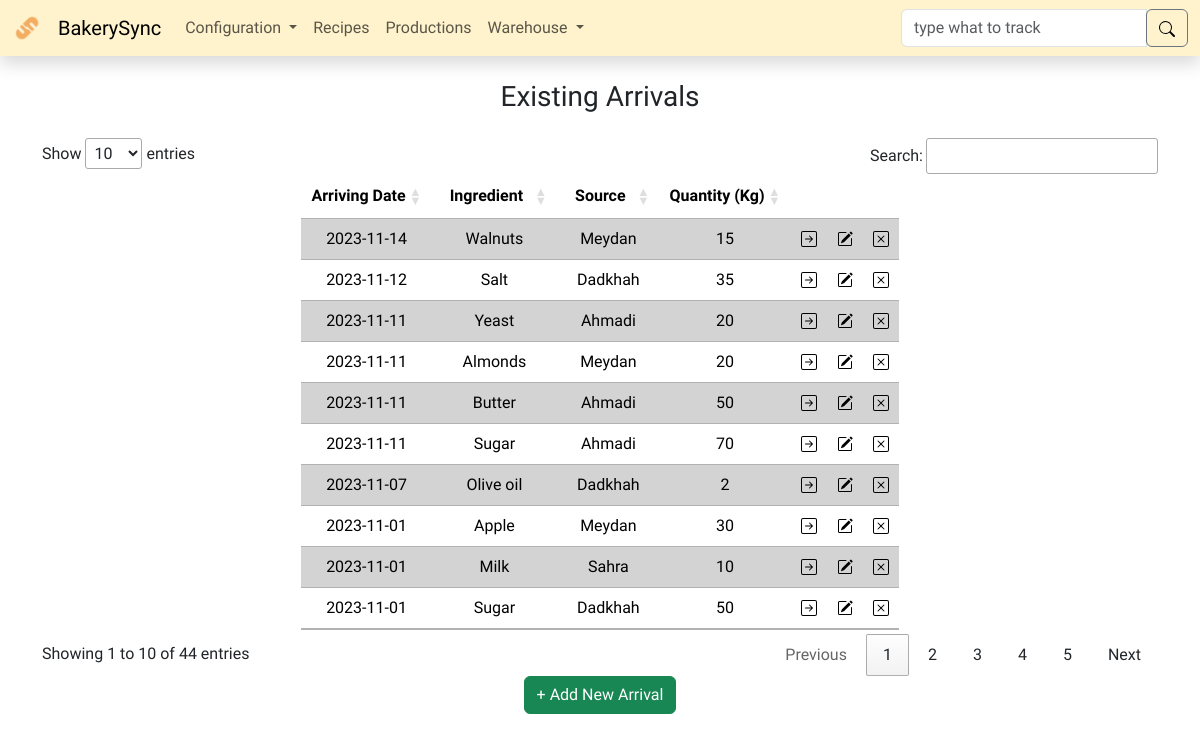
The app's page /arrivals/ with its own data.
### models.py (models this page shows, shortened)
class BaseModel(db.Model):
    __abstract__ = True
    id = db.Column(db.Integer, primary_key=True)

class IngredientArrival(BaseModel):
    type_id = db.Column(db.Integer, db.ForeignKey(
        IngredientType.id), nullable=False)
    source_id = db.Column(db.Integer, db.ForeignKey(Source.id), nullable=False)
    arriving_date = db.Column(db.DateTime, nullable=False)
    quantity = db.Column(db.Integer, nullable=False)
    productions = db.relationship(
        'Production',
        secondary=production_arrival_association,
        back_populates='ingredients'
    )

class IngredientType(BaseModel):
    name = db.Column(db.String(255), unique=True, nullable=False)
    arrivals = db.relationship('IngredientArrival', backref='type')
    recipes = db.relationship(
        'Recipe', secondary=recipe_ingredient_association, back_populates='ingredients')

class Source(BaseModel):
    name = db.Column(db.String(255), unique=True, nullable=False)
    contact_person = db.Column(db.String(255))
    contact_information = db.Column(db.String(255))
    type = db.Column(db.String(255), nullable=False)
    location = db.Column(db.String(255))
    description = db.Column(db.String(255))
    arrivals = db.relationship('IngredientArrival', backref='source')

### routes/arrivals.py (the view)
@arrivals_bp.route('/', methods=['GET', 'POST'])
def arrivals():
    if request.method == 'POST':
        type_id = request.form['type_id']
        source_id = request.form['source_id']
        arriving_date_str = request.form['arriving_date']
        quantity_str = request.form['quantity']
        type = IngredientType.query.filter_by(
            id=type_id).first()
        source = Source.query.filter_by(
            id=source_id).first()
        if type and source:
            try:
                arriving_date = datetime.fromisoformat(arriving_date_str)
                quantity = float(quantity_str)
            except ValueError:
                flash('Invalid date or quantity format', 'danger')
                return redirect(url_for('arrivals.arrivals'))
            except Exception as e:
                flash(f'Error: {str(e)}', 'warning')
                return redirect(url_for('arrivals.arrivals'))
        else:
            flash('Invalid type or source', 'warning')
            return redirect(url_for('arrivals.arrivals'))
        if quantity == 0 or quantity < (-1 * type.stock):
            flash('Quantity is invalid', 'warning')
            return redirect(url_for('arrivals.arrivals'))
        new_arrival = IngredientArrival(
            type_id=type_id,
            source_id=source_id,
            arriving_date=arriving_date,
            quantity=quantity
        )
        try:
            db.session.add(new_arrival)
            db.session.commit()
            flash('New arrival added successfully', 'success')
            return redirect(url_for('arrivals.arrivals'))
        except Exception as e:
            flash(f'Error: {str(e)}', 'warning')
            db.session.rollback()  # Rollback any changes to the database
            return redirect(url_for('arrivals.arrivals'))
    else:
        arrivals = IngredientArrival.query.all()
        itypes = IngredientType.query.order_by(IngredientType.name).all()
        sources = Source.query.order_by(Source.name).all()
        context = {
            'arrivals': arrivals,
            'itypes': itypes,
            'sources': sources
        }
        return render_template('arrivals.html', **context)

### app.py (called while the page is built)
@app.after_request
def after_request(response):
    response.headers["Cache-Control"] = "no-cache, no-store, must-revalidate"
    response.headers["Expires"] = 0
    response.headers["Pragma"] = "no-cache"
    return response

@app.template_filter('escape_html')
def escape_html_filter(s):
    result = ""
    for c in s:
        if c in ["'", '"']:
            result += "\\" + c
        else:
            result += c
    return result

### templates/arrivals.html (shortened to what this page needs)
{% extends "layout.html" %}
{%block main %}
<div class="container mx-auto text-center">
  <h3 class="my-4">Existing Arrivals</h3>
  <table id="arrival_table" class="table table-striped w-auto mx-auto">
    <thead>
      <tr>
        <th>Arriving Date</th>
        <th>Ingredient</th>
        <th>Source</th>
        <th>Quantity (Kg)</th>
        <th></th>
        <th></th>
        <th></th>
      </tr>
    </thead>
    <tbody>
      {% for arrival in arrivals %}
      <tr>
        <td>{{ arrival.arriving_date.strftime('%Y-%m-%d') }}</td>
        <td>{{ arrival.type.name }}</td>
        <td>{{ arrival.source.name }}</td>
        <td>{{ arrival.quantity }}</td>
        <td>
          <form action="{{ url_for('arrivals.track') }}" method="post">
            <input
              type="image"
              src="/static/icons/arrow-right-square.svg"
              alt="track"
              name="arrival_track"
              title="Track this {{ arrival.type.name }} arrival"
            />
          </form>
        </td>
        <td>
          <img
            src="/static/icons/pencil-square.svg"
            alt="edit"
            name="arrival_edit"
            type="button"
            class="edit-arrival"
            title="Edit this {{ arrival.type.name }} arrival"
            data-bs-toggle="offcanvas"
            data-bs-target="#EditCanvas"
            aria-controls="EditCanvas"
            onclick="populateCanvas(
              '{{ arrival.id }}',
              '{{ arrival.type_id }}',
              '{{ arrival.source_id }}',
              '{{ arrival.arriving_date }}',
              '{{ arrival.quantity }}'
            );"
          />
        </td>
        <td>
          <form
            id="del-{{ arrival.id }}"
            action="{{ url_for('arrivals.delete_arrival') }}"
            method="post"
          >
            <img
              src="/static/icons/x-square.svg"
              alt="delete"
              name="source_delete"
              type="submit"
              title="Delete this {{ arrival.type.name }} arrival"
              onclick="return confirmDelete('del-{{ arrival.id }}', '{{ arrival.type.name|escape_html }} from {{ arrival.source.name|escape_html }}');"
            />
          </form>
        </td>
      </tr>
      {% endfor %}
    </tbody>
  </table>
  <button
    class="btn btn-success"
    type="button"
    data-bs-toggle="offcanvas"
    data-bs-target="#AddCanvas"
    aria-controls="AddCanvas"
  >
    + Add New Arrival
  </button>
</div>
{% endblock %}

### static/styles.css (style rules this page uses)
body { font-family: "Dosis", sans-serif; }
table input { border: none; background: transparent; padding: 0; vertical-align: middle; }
td form, td strong { display: inline; }
table.dataTable thead th, table.dataTable thead td, table.dataTable tfoot th, table.dataTable tfoot td { text-align: center; }
.table { --bs-table-striped-bg: lightgray; }
td { vertical-align: middle; }

### records on screen
IngredientArrival: arriving_date "2023-11-01", type.name "Apple", source.name "Meydan", quantity "30"
IngredientArrival: arriving_date "2023-11-01", type.name "Milk", source.name "Sahra", quantity "10"
IngredientArrival: arriving_date "2023-11-07", type.name "Olive oil", source.name "Dadkhah", quantity "2"
IngredientArrival: arriving_date "2023-11-01", type.name "Sugar", source.name "Dadkhah", quantity "50"
IngredientArrival: arriving_date "2023-11-11", type.name "Yeast", source.name "Ahmadi", quantity "20"
IngredientArrival: arriving_date "2023-11-12", type.name "Salt", source.name "Dadkhah", quantity "35"
IngredientArrival: arriving_date "2023-11-11", type.name "Almonds", source.name "Meydan", quantity "20"
IngredientArrival: arriving_date "2023-11-11", type.name "Butter", source.name "Ahmadi", quantity "50"
IngredientArrival: arriving_date "2023-11-11", type.name "Sugar", source.name "Ahmadi", quantity "70"
IngredientArrival: arriving_date "2023-11-14", type.name "Walnuts", source.name "Meydan", quantity "15"
